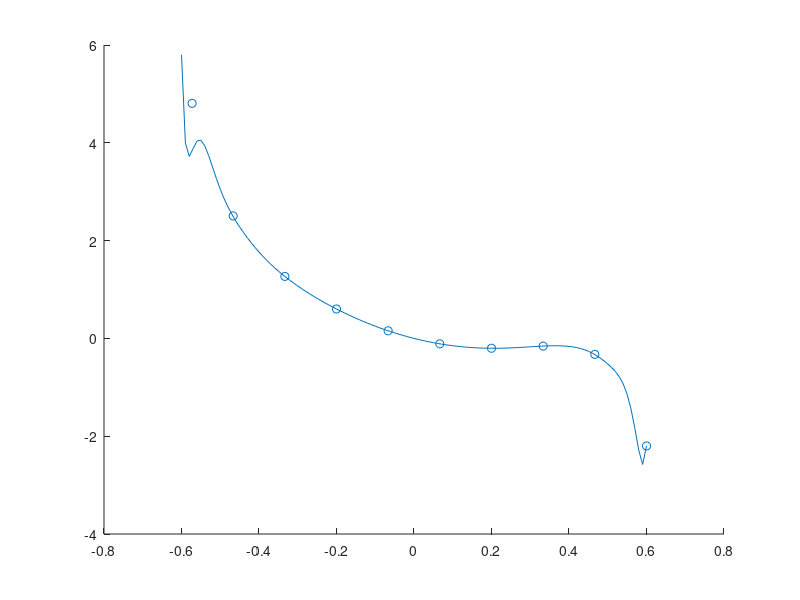

MATLAB code for this plot:
clear;
clc;

%training points
tpx= [-0.6000 -0.5455 -0.4909 -0.4364 -0.3818 -0.3273 -0.2727 -0.2182 -0.1636 -0.1091 -0.0545 0.0000 0.0545 0.1091 0.1636 0.2182 0.2727 0.3273 0.3818 0.4364 0.4909 0.5455 0.6000];
tpy= [5.7994258  4.0150348  2.8738580  2.1260523  1.6108651  1.2302959  0.9285781  0.6767338  0.4614712  0.2777043  0.1239671  -0.0000000  -0.0942150  -0.1586961 -0.1937026 -0.2007007  -0.1847765  -0.1592215  -0.1530139  -0.2219200  -0.4639390  -1.0398120  -2.1992942];


%test points
test_points=[-0.5727 4.8068807;-0.4667 , 2.5042230;-0.3333 , 1.2679470; -0.2000 , 0.6012800;
-0.0667  0.1555561; 0.0667  -0.1111117;0.2000  -0.2012800; 0.3333  -0.1568358; 0.4667  -0.3264447; 0.6000  -2.1992942];

test_x=test_points(:,1);
test_y=test_points(:,2);

for i=2:23
    
    %indexes
    idx2=linspace(1,23,i);
    
    %rounding the value of indexes
    idx=round(idx2);
    
    %building table to get b's
    matrix=zeros(i,i+1);
   
    %update with x and f(x)
    for j=1:i
        matrix(j,1)=tpx(idx(j));
        matrix(j,2)=tpy(idx(j));
    end
    
    %calculating other values
    dist=1;
    for j=3:i+1
        for k=j-1:i
            matrix(k,j)=(matrix(k,j-1)-matrix(k-1,j-1))/(matrix(k,1)-matrix(k-dist,1));
        end
        
        dist=dist+1;
    end
    
    for j=1:i
        b(j)=matrix(j,j+1);
    end
    
 
    x=-0.6:0.01:0.6;
    sizeX=size(x);
    sizeX=sizeX(2);
    
    for j=1:sizeX;
       
        fx(j)=0;
       for w=1:i
           %calculate (x-x1)(x-x2)..
           temp=1;
           for k=1:w-1
               temp=temp*(x(j)-matrix(k,1));
           end    
           fx(j)=fx(j)+b(w)*temp;  
           
       end
  
    end
    
    %show error
    
    
    pause(1);
    scatter(test_x,test_y);
    hold on;
    plot(x,fx);
    hold off;
end